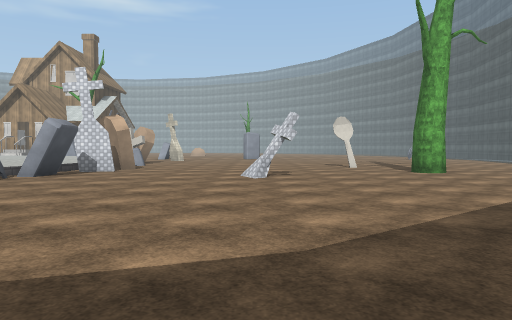
[1] (above)

24 first-person views from a walk through a Unity game level. The camera is 1.4 m above the floor, tilts 2° down and sees 70° across. Doors are open. The floor is counted in squares, 2.4 m on a side. Each view is taken from the middle of a square. On the plan, view 1 faces up. The plan holds only what a view shows up to about 10 squares ahead; the rest is blank. The place goes on beyond the plan. The player is left out. Some animated figures are left out. Surface patterns are stand-ins for the level's own textures.

[2]
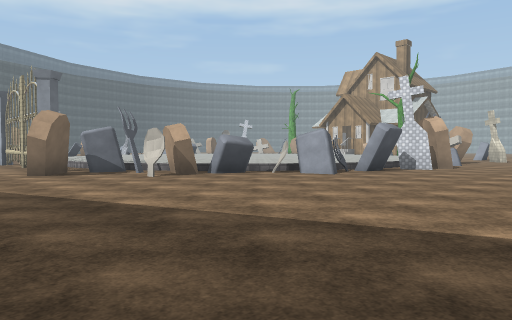

[3]
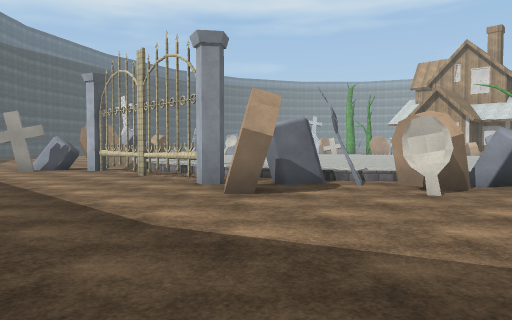

[4]
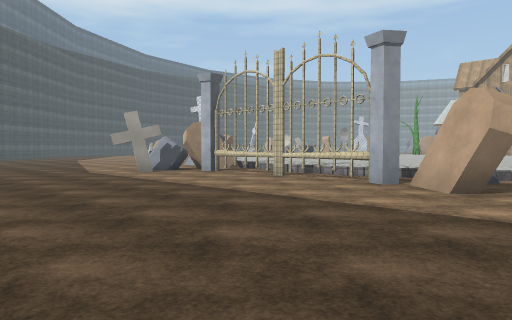

[5]
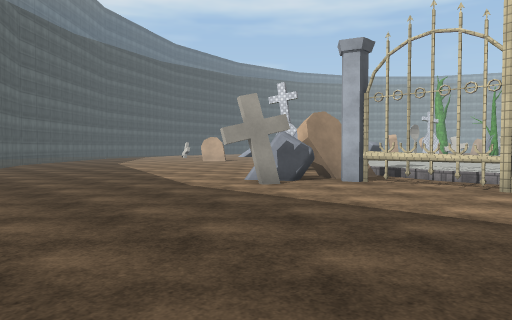

[6]
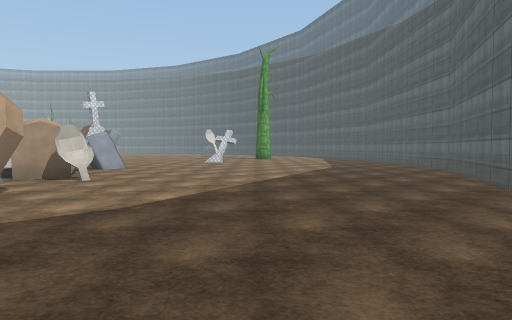

[7]
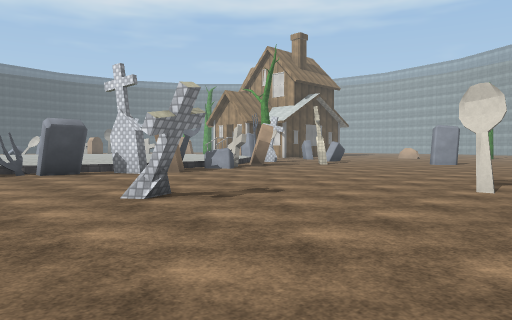

[8]
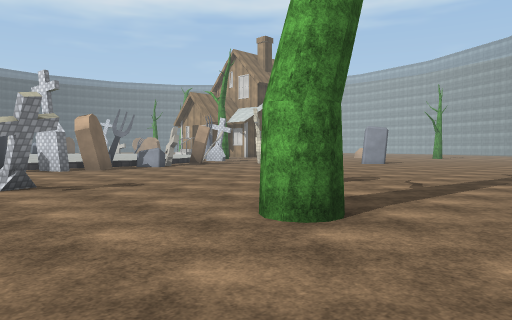

[9]
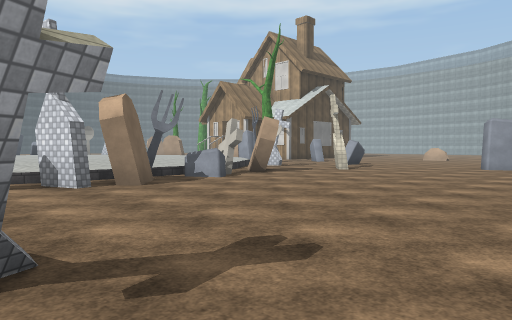

[10]
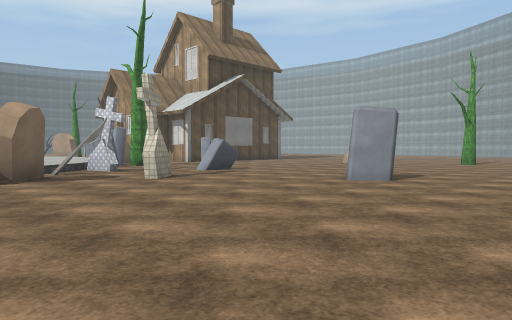

[11]
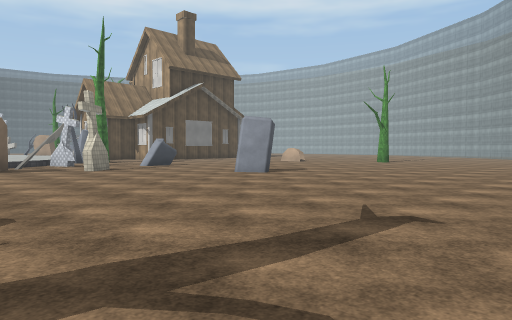

[12]
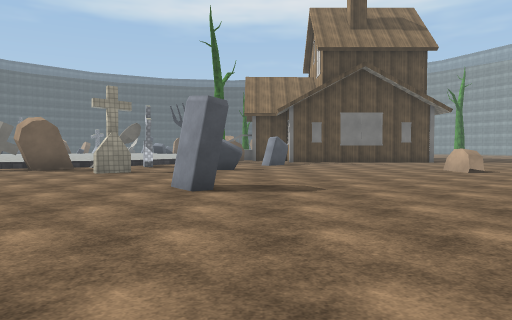

[13]
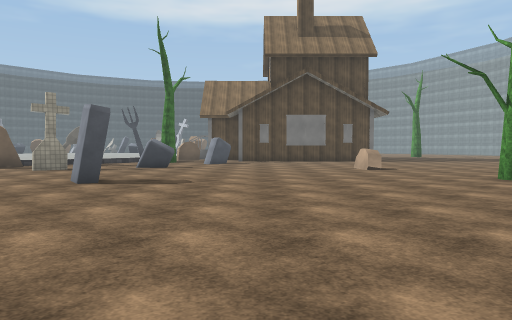

[14]
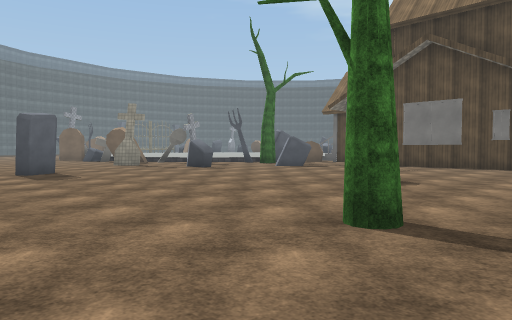

[15]
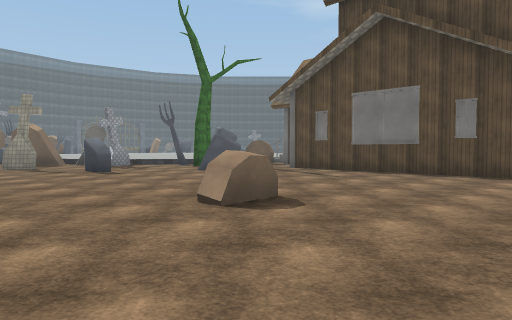

[16]
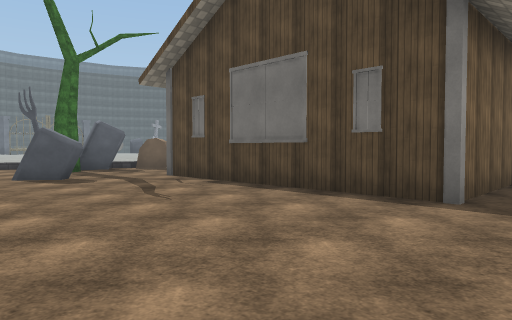

[17]
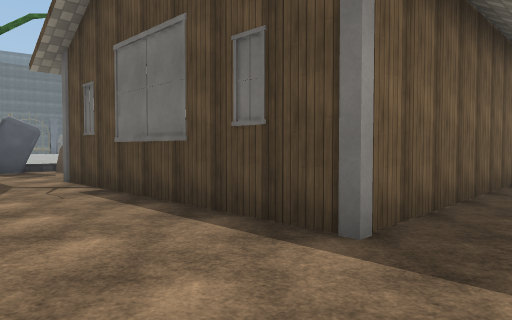

[18]
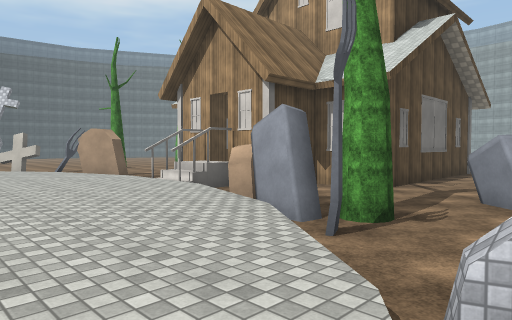

[19]
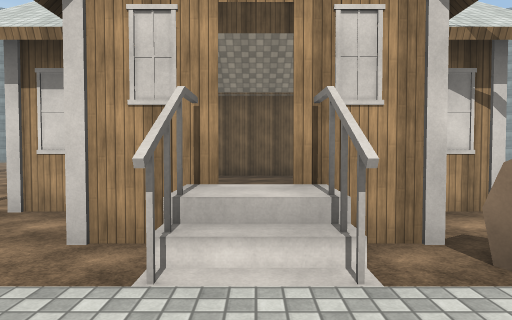

[20]
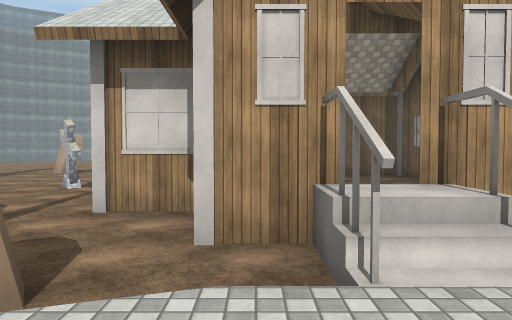

[21]
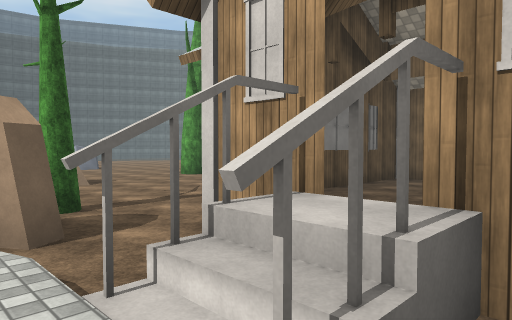

[22]
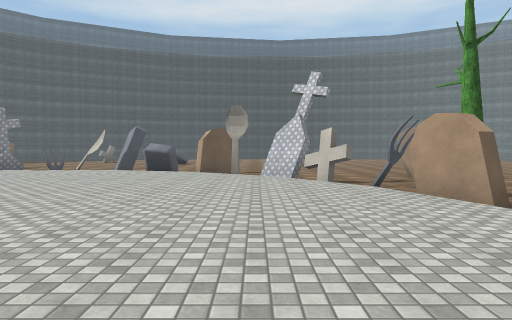

[23]
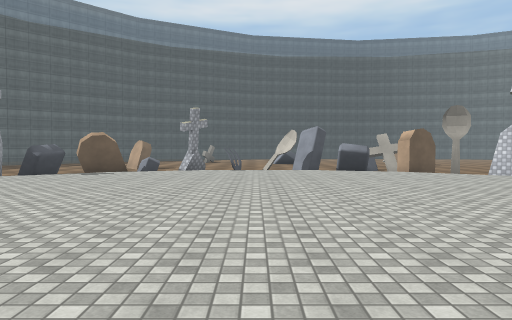

[24]
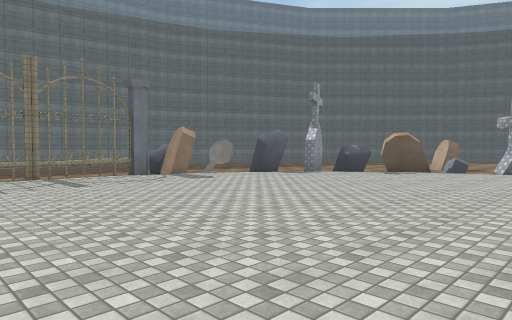

### Floor plan
Key: @ floor where view 1 was taken; # wall or solid block; x gap in a wall; . main floor; : floor 0.5 m higher than the main floor; / step, stairs or slope; D open door; = window, fence, low wall or low ledge; ^ raised ledge; T tree; O other object.
Columns run from 22 left of view 1 to 6 right of it. Each row starts with its distance up from view 1.
 27             .............
 26    ..   .............T...
 25    ... #######...........
 24    ... #.....#....^......
 23   O...##..  x#.............
 22   ....##..   #..............
 21   .....##   ##...............
 20   .......# #...#............
 19   .#.....#D#................
 18   ....T.../.#.T...#...#.....
 17   ...##x#:::/##.............
 16   ..##::::::::///..#........
 15     #:::::::::::##...........
 14    #/::::::: ::::#...........
 13   .x:::::::      ##..........
 12   ##:::::::    ::/#..........
 11   #:::::::::  ::::/......#..
 10   /:::::::::::::::#..........
  9    :::::::::::::::#.......T..
  8   x/:::::::::  :::x..........
  7   =#:::::::::: ::##...#......
  6    #:::::::::: :/#...........
  5    ##:::::::::::...........
  4     #./::::::::##.........
  3     .##//::::###.........
  2    ....#####x#...........
  1   .....#.....##.........
  0  ......#..............@.
 -1 .......................
 -2 ..................... .
 -3    ................
 -4         .........

Positions as (right, up) in squares from view 1, and headings:
1: (0, 0), facing up
2: (0, -1), facing up-left
3: (-5, -2), facing up-left
4: (-7, -4), facing up-left
5: (-11, -4), facing up-left
6: (-9, -4), facing up-right
7: (4, 5), facing up-left
8: (6, 6), facing up-left
9: (2, 7), facing up-left
10: (3, 12), facing up-left
11: (6, 12), facing up-left
12: (5, 19), facing left
13: (6, 21), facing left
14: (2, 27), facing down-left
15: (-1, 27), facing down-left
16: (-5, 27), facing down-left
17: (-7, 27), facing down-left
18: (-6, 14), facing up-left
19: (-12, 16), facing up
20: (-13, 16), facing up
21: (-11, 17), facing up-left
22: (-10, 15), facing left
23: (-10, 10), facing left
24: (-10, 10), facing down-left
